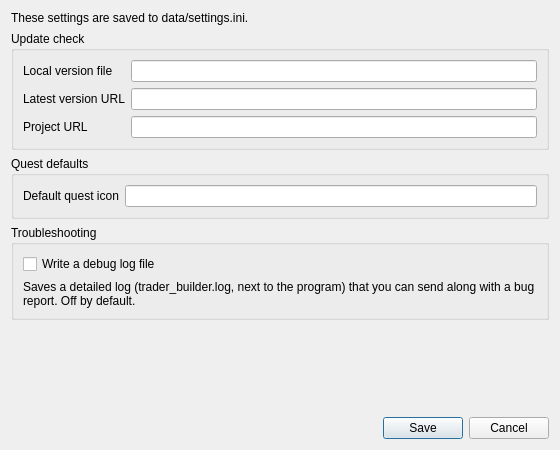
<?xml version="1.0" encoding="UTF-8"?>
<ui version="4.0">
 <class>SettingsMenu</class>
 <widget class="QDialog" name="SettingsMenu">
  <property name="geometry">
   <rect>
    <x>0</x>
    <y>0</y>
    <width>560</width>
    <height>450</height>
   </rect>
  </property>
  <property name="minimumSize">
   <size>
    <width>480</width>
    <height>420</height>
   </size>
  </property>
  <property name="windowTitle">
   <string>Settings</string>
  </property>
  <property name="windowIcon">
   <iconset>
    <normaloff>data/icon.ico</normaloff>data/icon.ico</iconset>
  </property>
  <layout class="QVBoxLayout" name="verticalLayout">
   <item>
    <widget class="QLabel" name="lbl_intro">
     <property name="text">
      <string>These settings are saved to data/settings.ini.</string>
     </property>
     <property name="wordWrap">
      <bool>true</bool>
     </property>
    </widget>
   </item>
   <item>
    <widget class="QGroupBox" name="grp_updates">
     <property name="title">
      <string>Update check</string>
     </property>
     <layout class="QFormLayout" name="form_updates">
      <item row="0" column="0">
       <widget class="QLabel" name="lbl_version_file">
        <property name="text">
         <string>Local version file</string>
        </property>
       </widget>
      </item>
      <item row="0" column="1">
       <widget class="QLineEdit" name="fld_version_file">
        <property name="toolTip">
         <string/>
        </property>
       </widget>
      </item>
      <item row="1" column="0">
       <widget class="QLabel" name="lbl_version_url">
        <property name="text">
         <string>Latest version URL</string>
        </property>
       </widget>
      </item>
      <item row="1" column="1">
       <widget class="QLineEdit" name="fld_version_url">
        <property name="toolTip">
         <string/>
        </property>
       </widget>
      </item>
      <item row="2" column="0">
       <widget class="QLabel" name="lbl_project_url">
        <property name="text">
         <string>Project URL</string>
        </property>
       </widget>
      </item>
      <item row="2" column="1">
       <widget class="QLineEdit" name="fld_project_url">
        <property name="toolTip">
         <string/>
        </property>
       </widget>
      </item>
     </layout>
    </widget>
   </item>
   <item>
    <widget class="QGroupBox" name="grp_defaults">
     <property name="title">
      <string>Quest defaults</string>
     </property>
     <layout class="QFormLayout" name="form_defaults">
      <item row="0" column="0">
       <widget class="QLabel" name="lbl_default_questicon">
        <property name="text">
         <string>Default quest icon</string>
        </property>
       </widget>
      </item>
      <item row="0" column="1">
       <widget class="QLineEdit" name="fld_default_questicon">
        <property name="toolTip">
         <string/>
        </property>
       </widget>
      </item>
     </layout>
    </widget>
   </item>
   <item>
    <widget class="QGroupBox" name="grp_logging">
     <property name="title">
      <string>Troubleshooting</string>
     </property>
     <layout class="QVBoxLayout" name="verticalLayout_logging">
      <item>
       <widget class="QCheckBox" name="chk_debug_logging">
        <property name="text">
         <string>Write a debug log file</string>
        </property>
       </widget>
      </item>
      <item>
       <widget class="QLabel" name="lbl_debug_logging_help">
        <property name="text">
         <string>Saves a detailed log (trader_builder.log, next to the program) that you can send along with a bug report. Off by default.</string>
        </property>
        <property name="wordWrap">
         <bool>true</bool>
        </property>
       </widget>
      </item>
     </layout>
    </widget>
   </item>
   <item>
    <widget class="QLabel" name="lbl_error">
     <property name="styleSheet">
      <string notr="true">color: #c00000;</string>
     </property>
     <property name="text">
      <string/>
     </property>
     <property name="wordWrap">
      <bool>true</bool>
     </property>
    </widget>
   </item>
   <item>
    <spacer name="verticalSpacer">
     <property name="orientation">
      <enum>Qt::Vertical</enum>
     </property>
     <property name="sizeHint" stdset="0">
      <size>
       <width>20</width>
       <height>0</height>
      </size>
     </property>
    </spacer>
   </item>
   <item>
    <widget class="QDialogButtonBox" name="buttonBox">
     <property name="standardButtons">
      <set>QDialogButtonBox::Cancel|QDialogButtonBox::Save</set>
     </property>
    </widget>
   </item>
  </layout>
 </widget>
 <resources/>
 <connections/>
</ui>
